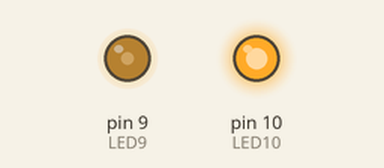
This sketch was run on a simulated Arduino Uno, built with avr-gcc and run on an emulated ATmega328P. Shown: output pins drawn as LEDs (lit = HIGH).

Above: at 0.1 s.
Timing chart, 0 to 1.6 s (numbered marks = the images above):
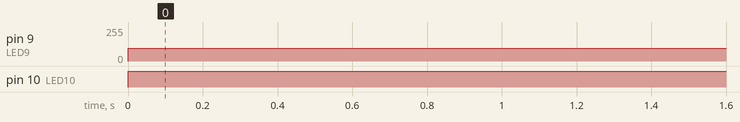

The sketch:

p63.ino
```cpp
#define LED10 10
#define LED9 9

void setup() {
  // put your setup code here, to run once:
  pinMode(LED10, OUTPUT);
  pinMode(LED9, OUTPUT);
}

void loop() {
  // put your main code here, to run repeatedly:
  // analogWrite: PWMを使用して明るさを調節できる(0 ~ 255)
  analogWrite(LED10, 255);
  analogWrite(LED9, 96);
}
```

Measured:
- by itself, pin 9 (LED9): 0/255 → 96/255 at 0.00 s
- by itself, pin 10 (LED10): LOW → HIGH at 0.00 s
